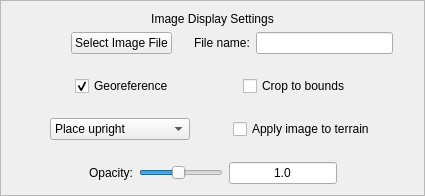
           <widget class="QFrame" name="imageFrame">
            <property name="maximumSize">
             <size>
              <width>32767</width>
              <height>275</height>
             </size>
            </property>
            <property name="frameShape">
             <enum>QFrame::StyledPanel</enum>
            </property>
            <property name="frameShadow">
             <enum>QFrame::Raised</enum>
            </property>
            <layout class="QHBoxLayout">
             <item>
              <layout class="QVBoxLayout">
               <item>
                <widget class="QLabel" name="textLabel1_2">
                 <property name="text">
                  <string>Image Display Settings</string>
                 </property>
                 <property name="alignment">
                  <set>Qt::AlignCenter</set>
                 </property>
                 <property name="wordWrap">
                  <bool>false</bool>
                 </property>
                </widget>
               </item>
               <item>
                <layout class="QHBoxLayout">
                 <item>
                  <spacer name="spacer54_2">
                   <property name="orientation">
                    <enum>Qt::Horizontal</enum>
                   </property>
                   <property name="sizeType">
                    <enum>QSizePolicy::Expanding</enum>
                   </property>
                   <property name="sizeHint" stdset="0">
                    <size>
                     <width>59</width>
                     <height>20</height>
                    </size>
                   </property>
                  </spacer>
                 </item>
                 <item>
                  <widget class="QPushButton" name="imageFileButton">
                   <property name="toolTip">
                    <string>Click to specify image file name</string>
                   </property>
                   <property name="whatsThis">
                    <string>Click on this button to specify an image file to be displayed in the scene.  If only one image is in the file, then that image will be shown at all time steps.  If the image has time stamps then the image will be shown that has closest time to the current VAPOR time step (in the animation panel).  If no time stamps are present, the image number will be matched to the vapor frame number.</string>
                   </property>
                   <property name="text">
                    <string>Select Image File</string>
                   </property>
                  </widget>
                 </item>
                 <item>
                  <spacer name="spacer102_2">
                   <property name="orientation">
                    <enum>Qt::Horizontal</enum>
                   </property>
                   <property name="sizeType">
                    <enum>QSizePolicy::Expanding</enum>
                   </property>
                   <property name="sizeHint" stdset="0">
                    <size>
                     <width>16</width>
                     <height>20</height>
                    </size>
                   </property>
                  </spacer>
                 </item>
                 <item>
                  <widget class="QLabel" name="textLabel1_5">
                   <property name="text">
                    <string>File name:</string>
                   </property>
                   <property name="wordWrap">
                    <bool>false</bool>
                   </property>
                  </widget>
                 </item>
                 <item>
                  <widget class="QLineEdit" name="filenameEdit">
                   <property name="minimumSize">
                    <size>
                     <width>137</width>
                     <height>0</height>
                    </size>
                   </property>
                   <property name="toolTip">
                    <string>Name of image file to display</string>
                   </property>
                   <property name="text">
                    <string/>
                   </property>
                   <property name="readOnly">
                    <bool>true</bool>
                   </property>
                  </widget>
                 </item>
                 <item>
                  <spacer name="spacer56_2">
                   <property name="orientation">
                    <enum>Qt::Horizontal</enum>
                   </property>
                   <property name="sizeType">
                    <enum>QSizePolicy::Expanding</enum>
                   </property>
                   <property name="sizeHint" stdset="0">
                    <size>
                     <width>20</width>
                     <height>20</height>
                    </size>
                   </property>
                  </spacer>
                 </item>
                </layout>
               </item>
               <item>
                <spacer name="spacer105">
                 <property name="orientation">
                  <enum>Qt::Vertical</enum>
                 </property>
                 <property name="sizeType">
                  <enum>QSizePolicy::Expanding</enum>
                 </property>
                 <property name="sizeHint" stdset="0">
                  <size>
                   <width>20</width>
                   <height>16</height>
                  </size>
                 </property>
                </spacer>
               </item>
               <item>
                <layout class="QHBoxLayout">
                 <item>
                  <spacer name="spacer62_2">
                   <property name="orientation">
                    <enum>Qt::Horizontal</enum>
                   </property>
                   <property name="sizeType">
                    <enum>QSizePolicy::Expanding</enum>
                   </property>
                   <property name="sizeHint" stdset="0">
                    <size>
                     <width>16</width>
                     <height>20</height>
                    </size>
                   </property>
                  </spacer>
                 </item>
                 <item>
                  <widget class="QCheckBox" name="geoRefCheckbox">
                   <property name="toolTip">
                    <string>Specify whether to place image according to georeferencing in file</string>
                   </property>
                   <property name="whatsThis">
                    <string>When georeferencing is checked, the image will be correctly placed in the scenebased on the georeference information in the image as well as in the VAPOR VDC.  Georeferencing can only be enabled when the VDC is georeferenced, the orientation is X-Y, and if the image data is georeferenced.  When georeferencing is not enabled, image position matches the location of the 2D extents.</string>
                   </property>
                   <property name="text">
                    <string>Georeference</string>
                   </property>
                   <property name="checked">
                    <bool>true</bool>
                   </property>
                  </widget>
                 </item>
                 <item>
                  <spacer name="spacer60_2">
                   <property name="orientation">
                    <enum>Qt::Horizontal</enum>
                   </property>
                   <property name="sizeType">
                    <enum>QSizePolicy::Expanding</enum>
                   </property>
                   <property name="sizeHint" stdset="0">
                    <size>
                     <width>16</width>
                     <height>20</height>
                    </size>
                   </property>
                  </spacer>
                 </item>
                 <item>
                  <widget class="QCheckBox" name="cropCheckbox">
                   <property name="toolTip">
                    <string>uncheck to avoid cropping image</string>
                   </property>
                   <property name="whatsThis">
                    <string>When this is checked, a georeferenced 2D image will be cropped to the bounds of the 2D extents.  Un-checking this box will result in the full georeferenced image being displayed in the scene.</string>
                   </property>
                   <property name="text">
                    <string>Crop to bounds</string>
                   </property>
                  </widget>
                 </item>
                 <item>
                  <spacer name="spacer64_2">
                   <property name="orientation">
                    <enum>Qt::Horizontal</enum>
                   </property>
                   <property name="sizeType">
                    <enum>QSizePolicy::Expanding</enum>
                   </property>
                   <property name="sizeHint" stdset="0">
                    <size>
                     <width>16</width>
                     <height>20</height>
                    </size>
                   </property>
                  </spacer>
                 </item>
                </layout>
               </item>
               <item>
                <spacer name="spacer169">
                 <property name="orientation">
                  <enum>Qt::Vertical</enum>
                 </property>
                 <property name="sizeType">
                  <enum>QSizePolicy::Expanding</enum>
                 </property>
                 <property name="sizeHint" stdset="0">
                  <size>
                   <width>20</width>
                   <height>16</height>
                  </size>
                 </property>
                </spacer>
               </item>
               <item>
                <layout class="QHBoxLayout">
                 <item>
                  <spacer name="spacer63_2">
                   <property name="orientation">
                    <enum>Qt::Horizontal</enum>
                   </property>
                   <property name="sizeType">
                    <enum>QSizePolicy::Expanding</enum>
                   </property>
                   <property name="sizeHint" stdset="0">
                    <size>
                     <width>32</width>
                     <height>20</height>
                    </size>
                   </property>
                  </spacer>
                 </item>
                 <item>
                  <widget class="QComboBox" name="placementCombo">
                   <property name="minimumSize">
                    <size>
                     <width>140</width>
                     <height>0</height>
                    </size>
                   </property>
                   <property name="maximumSize">
                    <size>
                     <width>115</width>
                     <height>32767</height>
                    </size>
                   </property>
                   <property name="toolTip">
                    <string>specify non-georeferenced image placement</string>
                   </property>
                   <property name="whatsThis">
                    <string>When georeferencing is not used, the image is placed to fit in the 2D extents.  The placement within the extents can be rotated a multiple of 90 degrees, or the image may be inverted with or without a rotation.  These options are not available when the image is applied to the terrain.</string>
                   </property>
                   <item>
                    <property name="text">
                     <string>Place upright</string>
                    </property>
                   </item>
                   <item>
                    <property name="text">
                     <string>Rotate 90</string>
                    </property>
                   </item>
                   <item>
                    <property name="text">
                     <string>Rotate 180</string>
                    </property>
                   </item>
                   <item>
                    <property name="text">
                     <string>Rotate 270</string>
                    </property>
                   </item>
                   <item>
                    <property name="text">
                     <string>Invert</string>
                    </property>
                   </item>
                   <item>
                    <property name="text">
                     <string>Invert, rotate 90</string>
                    </property>
                   </item>
                   <item>
                    <property name="text">
                     <string>Invert, rotate 180</string>
                    </property>
                   </item>
                   <item>
                    <property name="text">
                     <string>Invert, rotate 270</string>
                    </property>
                   </item>
                  </widget>
                 </item>
                 <item>
                  <spacer name="spacer163">
                   <property name="orientation">
                    <enum>Qt::Horizontal</enum>
                   </property>
                   <property name="sizeType">
                    <enum>QSizePolicy::Expanding</enum>
                   </property>
                   <property name="sizeHint" stdset="0">
                    <size>
                     <width>31</width>
                     <height>20</height>
                    </size>
                   </property>
                  </spacer>
                 </item>
                 <item>
                  <widget class="QCheckBox" name="applyTerrainCheckbox">
                   <property name="toolTip">
                    <string>Check to display image on terrain surface</string>
                   </property>
                   <property name="text">
                    <string>Apply image to terrain</string>
                   </property>
                  </widget>
                 </item>
                 <item>
                  <spacer name="spacer166">
                   <property name="orientation">
                    <enum>Qt::Horizontal</enum>
                   </property>
                   <property name="sizeType">
                    <enum>QSizePolicy::Expanding</enum>
                   </property>
                   <property name="sizeHint" stdset="0">
                    <size>
                     <width>32</width>
                     <height>20</height>
                    </size>
                   </property>
                  </spacer>
                 </item>
                </layout>
               </item>
               <item>
                <spacer name="spacer168">
                 <property name="orientation">
                  <enum>Qt::Vertical</enum>
                 </property>
                 <property name="sizeType">
                  <enum>QSizePolicy::Expanding</enum>
                 </property>
                 <property name="sizeHint" stdset="0">
                  <size>
                   <width>20</width>
                   <height>16</height>
                  </size>
                 </property>
                </spacer>
               </item>
               <item>
                <layout class="QHBoxLayout">
                 <item>
                  <spacer name="spacer59_2">
                   <property name="orientation">
                    <enum>Qt::Horizontal</enum>
                   </property>
                   <property name="sizeType">
                    <enum>QSizePolicy::Expanding</enum>
                   </property>
                   <property name="sizeHint" stdset="0">
                    <size>
                     <width>16</width>
                     <height>20</height>
                    </size>
                   </property>
                  </spacer>
                 </item>
                 <item>
                  <widget class="QLabel" name="textLabel3_2">
                   <property name="toolTip">
                    <string>Specify opacity mulitplier</string>
                   </property>
                   <property name="whatsThis">
                    <string>If image file has transparency, this factor is multiplied by the image opacity to determine the opacity of each pixel.  If there is no transparency specified in the image, then the displayed image will have constant opacity as specified here.</string>
                   </property>
                   <property name="text">
                    <string>Opacity:</string>
                   </property>
                   <property name="alignment">
                    <set>Qt::AlignRight|Qt::AlignTrailing|Qt::AlignVCenter</set>
                   </property>
                   <property name="wordWrap">
                    <bool>false</bool>
                   </property>
                  </widget>
                 </item>
                 <item>
                  <widget class="QSlider" name="opacitySlider">
                   <property name="sizePolicy">
                    <sizepolicy hsizetype="Expanding" vsizetype="Expanding">
                     <horstretch>0</horstretch>
                     <verstretch>0</verstretch>
                    </sizepolicy>
                   </property>
                   <property name="minimumSize">
                    <size>
                     <width>50</width>
                     <height>0</height>
                    </size>
                   </property>
                   <property name="toolTip">
                    <string>Specify opacity mulitplier</string>
                   </property>
                   <property name="whatsThis">
                    <string>If image file has transparency, this factor is multiplied by the image opacity to determine the opacity of each pixel.  If there is no transparency specified in the image, then the displayed image will have constant opacity as specified here.</string>
                   </property>
                   <property name="minimum">
                    <number>0</number>
                   </property>
                   <property name="maximum">
                    <number>256</number>
                   </property>
                   <property name="value">
                    <number>120</number>
                   </property>
                   <property name="tracking">
                    <bool>false</bool>
                   </property>
                   <property name="orientation">
                    <enum>Qt::Horizontal</enum>
                   </property>
                  </widget>
                 </item>
                 <item>
                  <widget class="QLineEdit" name="opacityEdit">
                   <property name="maximumSize">
                    <size>
                     <width>200</width>
                     <height>32767</height>
                    </size>
                   </property>
                   <property name="toolTip">
                    <string>Specify opacity mulitplier</string>
                   </property>
                   <property name="whatsThis">
                    <string>If image file has transparency, this factor is multiplied by the image opacity to determine the opacity of each pixel.  If there is no transparency specified in the image, then the displayed image will have constant opacity as specified here.</string>
                   </property>
                   <property name="text">
                    <string>1.0</string>
                   </property>
                   <property name="alignment">
                    <set>Qt::AlignHCenter</set>
                   </property>
                  </widget>
                 </item>
                 <item>
                  <spacer name="spacer61_2">
                   <property name="orientation">
                    <enum>Qt::Horizontal</enum>
                   </property>
                   <property name="sizeType">
                    <enum>QSizePolicy::Expanding</enum>
                   </property>
                   <property name="sizeHint" stdset="0">
                    <size>
                     <width>16</width>
                     <height>20</height>
                    </size>
                   </property>
                  </spacer>
                 </item>
                </layout>
               </item>
              </layout>
             </item>
            </layout>
           </widget>
